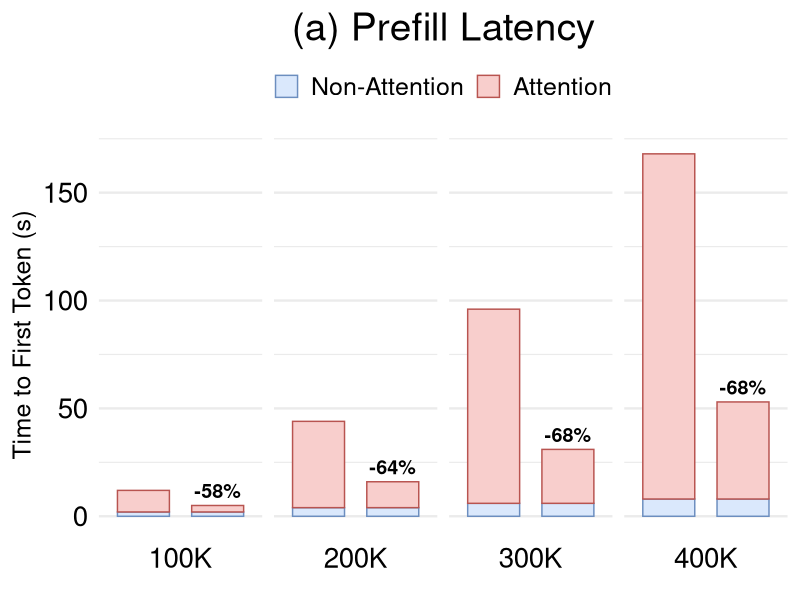

This figure's R source:
library(tidyverse)

data <- tribble(
  ~tokens,  ~method,    ~component,       ~latency,
  "100K",   "Baseline", "Non-Attention",  2,
  "100K",   "Baseline", "Attention",      10,
  "100K",   "Ours",     "Non-Attention",  2,
  "100K",   "Ours",     "Attention",      3,
  "200K",   "Baseline", "Non-Attention",  4,
  "200K",   "Baseline", "Attention",      40,
  "200K",   "Ours",     "Non-Attention",  4,
  "200K",   "Ours",     "Attention",      12,
  "300K",   "Baseline", "Non-Attention",  6,
  "300K",   "Baseline", "Attention",      90,
  "300K",   "Ours",     "Non-Attention",  6,
  "300K",   "Ours",     "Attention",      25,
  "400K",   "Baseline", "Non-Attention",  8,
  "400K",   "Baseline", "Attention",      160,
  "400K",   "Ours",     "Non-Attention",  8,
  "400K",   "Ours",     "Attention",      45,
)

data <- data %>%
  mutate(
    tokens = fct_inorder(tokens),
    method = fct_relevel(method, "Baseline", "Ours"),
    component = fct_relevel(component, "Non-Attention", "Attention")
  ) %>%
  group_by(tokens, method) %>%
  mutate(total_latency = sum(latency)) %>%
  ungroup()

reduction_labels <- data %>%
  distinct(tokens, method, total_latency) %>%
  group_by(tokens) %>%
  mutate(
    baseline_latency = total_latency[method == "Baseline"],
    reduction = (total_latency - baseline_latency) / baseline_latency,
    label = if_else(method == "Ours", scales::percent(reduction, accuracy = 1), "")
  ) %>%
  ungroup()

fig <- ggplot(data, aes(x = method, y = latency, fill = component, colour = component)) +
  geom_col(width = 0.7, position = position_stack(reverse = TRUE)) +
  geom_text(
    data = reduction_labels,
    aes(x = method, y = total_latency, label = label),
    vjust = -0.5,
    size = 5,
    fontface = "bold",
    inherit.aes = FALSE
  ) +
  facet_grid(. ~ tokens, switch = "x") +
  scale_fill_manual(
    values = c("Non-Attention" = "#DAE8FC", "Attention" = "#F8CECC"),
    breaks = c("Non-Attention", "Attention")
  ) +
  scale_colour_manual(
    values = c("Non-Attention" = "#6C8EBF", "Attention" = "#B85450"),
    breaks = c("Non-Attention", "Attention")
  ) +
  labs(
    title = "(a) Prefill Latency",
    y = "Time to First Token (s)",
    x = NULL
  ) +
  theme_minimal(base_size = 18) +
  theme(
    plot.title = element_text(size = 28, hjust = 0.5),
    legend.position = "top",
    legend.title = element_blank(),
    legend.text = element_text(size = 18),
    axis.text.x = element_blank(),
    axis.ticks.x = element_blank(),
    axis.text.y = element_text(size = 20, colour = "black"),
    strip.text.x = element_text(size = 20, colour = "black"),
    panel.spacing = unit(0.3, "cm"),
    panel.grid.major.x = element_blank(),
    panel.grid.minor.x = element_blank()
  )

ggsave("perf_1.pdf", fig, width = 8.7, height = 5.3, units = "in")
